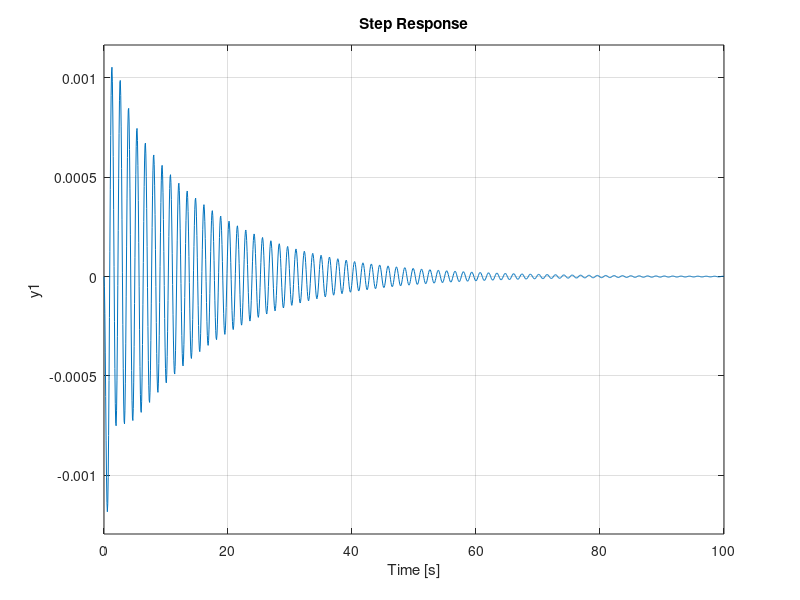

Source code (MATLAB):
clear all; close all;
s = tf('s');

b = 0.0014;
I = 0.0017;

kt = 0.03;
ra = 0.43;

M = (kt/ra)/(kt^2/ra + b + I*s);

Gr = 7/144;
rr = 0.08; 

X = Gr * rr * 1/s;

mt = 0.5;
mp = 3.5;
l  = 0.6;
g  = 9.82;

b = 0.25;
Ip = 1.51;

W = (-mp*l*s^2)/((Ip * mp*l^2)*s^2 + b*s+mp*g*l + mp*g*l);

inner = feedback(6.6 * M * X, 1);

step(feedback(0.02 * inner * W,1));